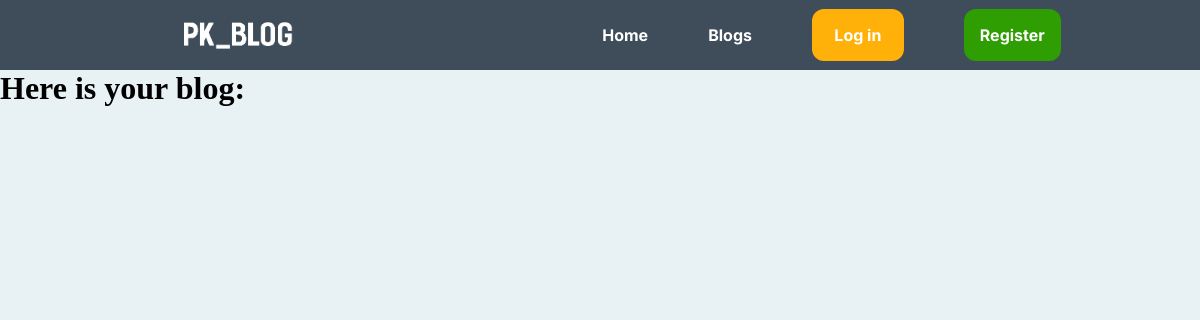
/blogs/blog/13, run on an earlier commit of the app's database.
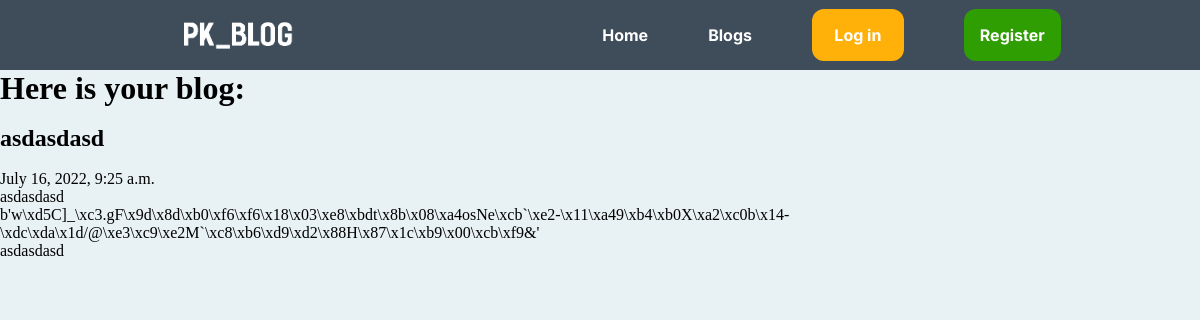
And on a later commit of the database.
### blogs/models.py (models this page shows)
class ProtectedBlog(models.Model):
    time_created = models.DateTimeField(auto_now_add=True)
    title = models.CharField(max_length=200)
    strapline = models.TextField(max_length=500, blank=True)
    is_encrypted = models.BooleanField()
    private_key = models.TextField(max_length=200, blank=True)
    blog_content = models.TextField()
    author = models.CharField(max_length=100, blank=True)
    attributed_name = models.CharField(max_length=50, blank=True)

### blogs/views.py (the view)
# urls.py: path('blog/<str:id>', views.view_blog),
def view_blog(request, id):
    blog = ProtectedBlog.objects.filter(id=id)
    print(blog)
    return render(request, 'blogs/blog.html', {'blog': blog})

### templates/blogs/blog.html
{% extends '../base.html' %}
{% block content %}
<h1>Here is your blog:</h1>
{% for blogs in blog %}
<br>
<h2>{{ blogs.title }}</h2>
<br>
{{ blogs.time_created }}
<br>
{{ blogs.strapline }}
<br>
{{ blogs.blog_content }}
<br>
{{ blogs.attributed_name }}
<br>
{% endfor %}
{% endblock %}

What changed in the data, as far as the page shows it:
added ProtectedBlog: title "asdasdasd", time_created "July 16, 2022, 9:25 a.m.", strapline "asdasdasd", blog_content "b'w\\xd5C]_\\xc3.gF\\x9d\\x8d\\xb0\\xf6\\xf6\\x18\\x03\\xe8\\xbdt\\x8b\\x08\\xa4osNe\\xcb`\\xe2-\\x11\\xa49\\xb4\\xb0X\\xa2\\xc0b\\x14-\\xdc\\xda\\x1d/@\\xe3\\xc9\\xe2M`\\xc8\\xb6\\xd9\\xd2\\x88H\\x87\\x1c\\xb9\\x00\\xcb\\xf9&'", attributed_name "asdasdasd"
